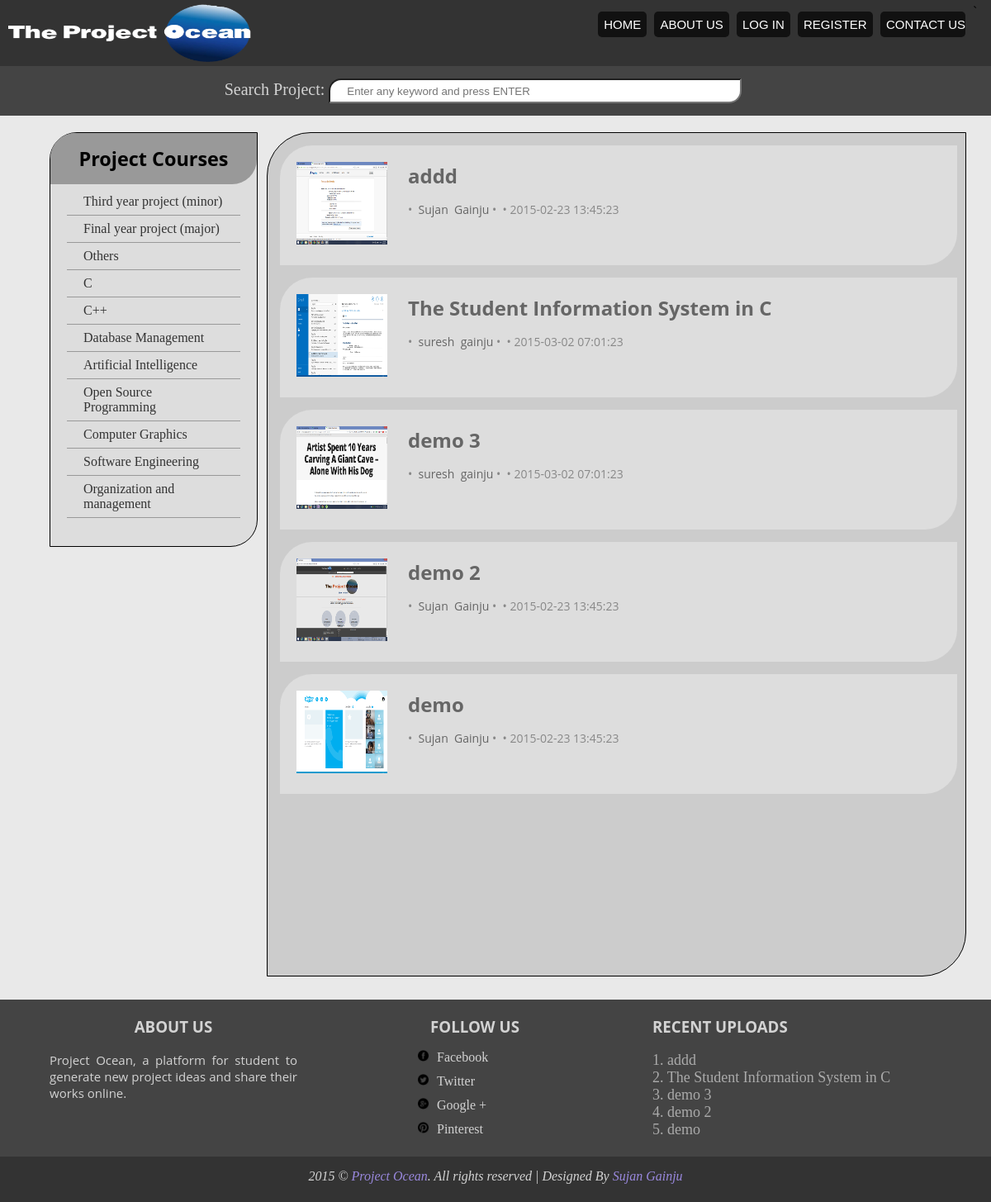
The page /search.php on the database as committed earlier.
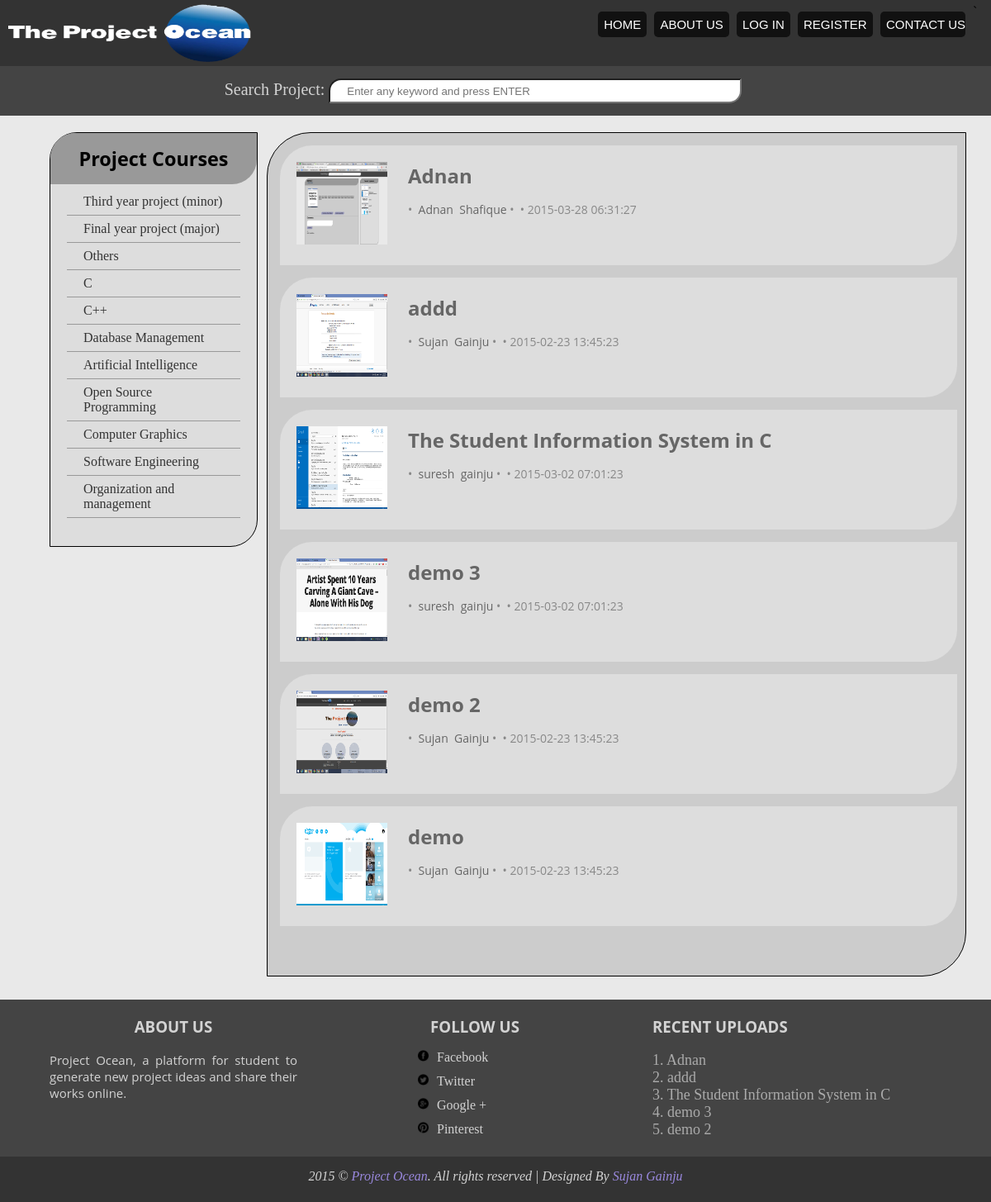
The same page on the database as committed later.
### tables this page shows
CREATE TABLE IF NOT EXISTS `projects` (
  `project_id` int(4) NOT NULL,
  `title` varchar(255) NOT NULL,
  `description` text NOT NULL,
  `catagory` varchar(255) NOT NULL,
  `image` varchar(255) NOT NULL,
  `mainfile` varchar(255) NOT NULL,
  `filelink` varchar(255) NOT NULL,
  `user_id` int(4) NOT NULL,
  `date` timestamp NOT NULL DEFAULT CURRENT_TIMESTAMP
);

CREATE TABLE IF NOT EXISTS `user` (
  `user_id` int(4) NOT NULL,
  `firstname` varchar(225) NOT NULL,
  `lastname` varchar(225) NOT NULL,
  `email` varchar(225) NOT NULL,
  `username` varchar(225) NOT NULL,
  `password` varchar(225) NOT NULL,
  `date` timestamp NOT NULL DEFAULT CURRENT_TIMESTAMP ON UPDATE CURRENT_TIMESTAMP,
  `profilepic` varchar(60) NOT NULL,
  `country` varchar(15) NOT NULL,
  `city` varchar(15) NOT NULL,
  `college` varchar(15) NOT NULL
);

### class/database.php (called while the page is built, shortened)
<?php
class database
{
	private $host;
	private $username;
	private $password;
	function __construct()
	{
		$this->host = "localhost";
		$this->username = "root";
		$this->password = "mysql";
		$this->database = "project";
	}
	 private function connect()
	{
		$this->con = mysql_connect($this->host, $this->username, $this->password);
		return($this->con);
	}
}
?>

### class/itemClass.php (called while the page is built, shortened)
<?php
class itemClass extends database{
		public function exec($sql){
			if(empty($sql)){
				return mysql_error();
			}
			else{
				return mysql_query($sql);
			}
		}
		public function viewfooter(){
			$sql="select * from projects,user where projects.user_id=user.user_id order by projects.date desc limit 0,5";
			return $this->exec($sql);
		}
		public function search($search){
			if(!isset($search)||empty($search)){
				$search='%';
			}
			$sql="select * from projects,user where projects.user_id=user.user_id AND (projects.catagory like '$search%' OR
				projects.title like '%$search%' OR projects.description like '%$search%' OR user.firstname like '%$search%' OR
				user.lastname like '%$search%')";
			return $this->exec($sql);
		}
}
$item = new itemClass();
?>

### search.php (the view, shortened to what the changed rows need)
<?php
	include_once("class/classes.php");
	$search=$_GET['search'];
	$query=$item->search($search);
	$num=mysql_num_rows($query);
	if($num>0){
?>
<?php
	include_once("class/itemClass.php");
	$num_rec_per_page=6;
	if (isset($_GET["page"])) {
		$page  = $_GET["page"];
	}
		else {
		 $page=1;
	};
	$start_from = ($page-1) * $num_rec_per_page;
	if(!isset($search)||empty($search)){
				$search='%';
			}
	$sql="select * from projects,user where projects.user_id=user.user_id AND (projects.catagory like '$search%' OR projects.title like '%$search%' OR projects.description like '%$search%' OR user.firstname like '%$search%' OR user.lastname like '%$search%') order by projects.date desc LIMIT $start_from, $num_rec_per_page";
	$rs_result = mysql_query ($sql);
?>
<html>
<head>
	<link rel="stylesheet" type="text/css" href="css/style.css">
</head>
<body>
	<div class="content">
		<div class="wrapper">
			<div class="posts">
						<?php
					while ($data = mysql_fetch_array($rs_result)) {
				?>
					       <div class="post">
							<div class="image">
								<?php $imgName = $data['image']; ?>
   								<img src="up_image/<?PHP echo $imgName;?>" width="110px" height="100px">
							</div>
							<div class="ptitle">
								<h2><a href="post.php?project_id=<?php echo $data['project_id']; ?>"> <?php echo $data['title']; ?> </a></h2>
								<p> &bull;&nbsp;<a href="profile.php?user=<?php echo $data['username'] ?>"> <?php echo $data['firstname'];?>
									&nbsp;<?php echo $data['lastname']; ?> </a>
									&bull;&nbsp;<?php echo $data['college']; ?>
									&bull;&nbsp;<?php echo $data['date']; ?>
								</p>
							</div>
						</div>
				<?php
					};
				?>
					<?php
						}
						else{
							echo "<script language=javascript>
								alert('$search not found')
							</script>";
							die();
						}
					?>
			</div>
		</div>
	</div>
        <?php
			include("include/footer.php");
		?>
</body>
</html>

### include/footer.php (shortened to what the changed rows need)
<?php
	include_once("class/itemClass.php");
	$query=$item->viewfooter();
?>
<footer>
        	<div class="subfooter">
				<div class="wrapper">
					<div class="recent_upload">
						<?php $i=0;?>
						<?php
							while($data=mysql_fetch_array($query)){
						?>
						<div class="recent">
							<a href="post.php?project_id=<?PHP echo $data['project_id']; ?>"><?php echo ++$i.'.'; ?> <?php echo $data['title']; ?></a>
						</div>
						<?php
							}
						?>
					</div>
				</div>
			</div>
		</footer>

Rows that differ between the two databases and show on the page:
no longer on one of the page's lists (row unchanged): projects: title "demo"
added projects: image (picture), title "Adnan", user.firstname "Adnan", user.lastname "Shafique", user.date "2015-03-28 06:31:27"
